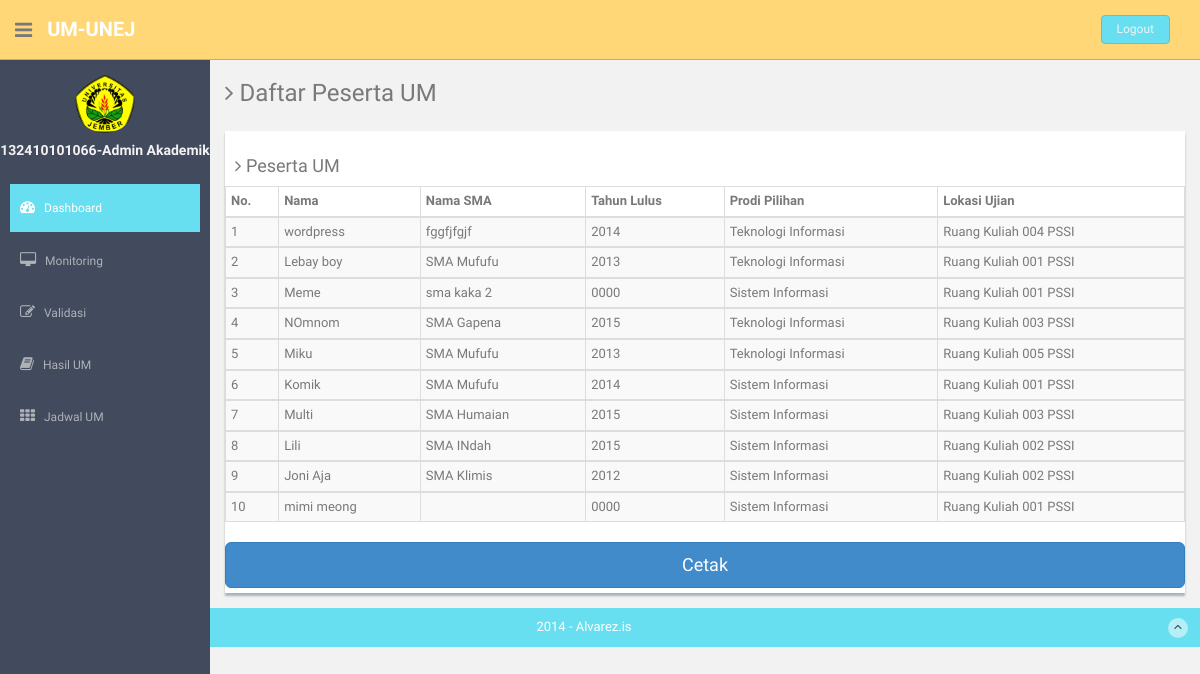
The page /index.php?tabelpeserta (signed in) on the database its author committed.
### tables this page shows
CREATE TABLE IF NOT EXISTS `tb_peserta_um` (
  `id_peserta` varchar(13) NOT NULL,
  `password` varchar(8) NOT NULL,
  `nama_peserta` varchar(20) NOT NULL,
  `jenis_kelamin` varchar(1) DEFAULT NULL,
  `Tanggal_Lahir` date NOT NULL,
  `Tempat_Lahir` varchar(15) NOT NULL,
  `alamat_tinggal` varchar(25) NOT NULL,
  `Nama_Ayah` varchar(20) NOT NULL,
  `Nama_Ibu` varchar(20) NOT NULL,
  `id_pekerjaan` varchar(3) DEFAULT NULL,
  `nama_sma_smk` varchar(30) NOT NULL,
  `id_jurusan_sma` varchar(1) DEFAULT NULL,
  `tahun_lulus` year(4) NOT NULL,
  `rata_rata_nilai_un` float NOT NULL,
  `id_prodi_pilihan` varchar(4) DEFAULT NULL,
  `id_lokasi` varchar(5) NOT NULL,
  `nilai_um_tkd` float NOT NULL,
  `nilai_um_bahasa` float NOT NULL,
  `nilai_um_mipa` float NOT NULL,
  `nilai_total` int(3) NOT NULL,
  `id_editable` int(11) NOT NULL,
  `status_lulus` varchar(1) NOT NULL,
  `validasi_data_mhs` int(1) NOT NULL,
  `id_ukt_mahasiswa` varchar(1) DEFAULT NULL,
  `ver_ukt_kmhs` int(1) NOT NULL,
  `ver_ukt_skr1` int(1) NOT NULL,
  `ver_ukt_dekan` int(1) NOT NULL,
  `verifikasi_data_mhs` int(1) NOT NULL,
  PRIMARY KEY (`id_peserta`),
  KEY `id_jenis_kelamin` (`jenis_kelamin`),
  KEY `jurusan_sma` (`id_jurusan_sma`,`id_prodi_pilihan`),
  KEY `id_ukt_mahasiswa` (`id_ukt_mahasiswa`),
  KEY `id_lokasi` (`id_lokasi`),
  KEY `id_pekerjaan` (`id_pekerjaan`),
  KEY `id_jurusan_sma` (`id_jurusan_sma`),
  KEY `id_prodi_pilihan` (`id_prodi_pilihan`)
);

CREATE TABLE IF NOT EXISTS `tb_prodi` (
  `id_prodi` varchar(4) NOT NULL,
  `nama_prodi` varchar(30) NOT NULL,
  `batas_nilai_minimal` int(3) NOT NULL,
  `kuota_maksimal` int(4) NOT NULL,
  `id_fakultas` varchar(2) NOT NULL,
  PRIMARY KEY (`id_prodi`),
  KEY `id_fakultas` (`id_fakultas`)
);

CREATE TABLE IF NOT EXISTS `tb_lokasi_ujian_um` (
  `id_lokasi` varchar(5) NOT NULL,
  `nama_lokasi` varchar(30) NOT NULL,
  `kapasitas` int(2) NOT NULL,
  `terisi` int(2) NOT NULL,
  PRIMARY KEY (`id_lokasi`)
);

### controller/controller.php (called while the page is built, shortened)
<?php
	include "model/model.php";
	class controller{
		public $model;
		function __construct(){
			$this->model = new model();
		}
function viewPeserta(){
			  $profil = $this->model->getPeserta();
             include 'view/pesertaum.php';
	}
	}
?>

### model/model.php (called while the page is built, shortened)
 <?php
	class model{
		function getPeserta(){
			$sql = mysql_query("select * from tb_peserta_um mm
	join tb_prodi pd on mm.id_prodi_pilihan=pd.id_prodi
 join tb_jenis_kelamin kl on kl.id_jenis_kelamin= mm.jenis_kelamin
	 join tb_pekerjaan pk on pk.id_pekerjaan=mm.id_pekerjaan
	 join tb_jurusan_sma ma on mm.id_jurusan_sma=ma.id_jurusan_sma
	 join   tb_lokasi_ujian_um um on mm.id_lokasi=um.id_lokasi
	  ");
		$indeks=0;
			while($radata=mysql_fetch_array($sql)){
        $data [$indeks]["id"]=$radata["id_peserta"];
        $data [$indeks]["password"]=$radata["password"];
        $data [$indeks]["nama"]=$radata["nama_peserta"];
        $data [$indeks]["jenis_kelamin"]=$radata["jenis_kelamin"];
        $data [$indeks]["tanggal_lahir"]=$radata["Tanggal_Lahir"];
        $data [$indeks]["tempat_lahir"]=$radata["Tempat_Lahir"];
        $data [$indeks]["alamat"]=$radata["alamat_tinggal"];
        $data [$indeks]["nama_ayah"]=$radata["Nama_Ayah"];
        $data [$indeks]["nama_ibu"]=$radata["Nama_Ibu"];
        $data [$indeks]["pekerjaan"]=$radata["nama_pekerjaan"];
        $data [$indeks]["namasma"]=$radata["nama_sma_smk"];
        $data [$indeks]["jurusansma"]=$radata["jurusan_sma"];
        $data [$indeks]["tahunlulus"]=$radata["tahun_lulus"];
       $data [$indeks]["rataun"]=$radata["rata_rata_nilai_un"];
         $data [$indeks]["namaprodi"]=$radata["nama_prodi"];
        $data [$indeks]["namalokasi"]=$radata["nama_lokasi"];
$indeks=$indeks+1;
        }
        return $data;
        }
	}
?>

### view/pesertaum.php (the view, shortened to what this page needs)
<?php
$id=$_SESSION["idAdm"];
?>
<!DOCTYPE html>
<html lang="en">
  <head>
    <link href="assets/css/bootstrap.css" rel="stylesheet">
    <link href="assets/font-awesome/css/font-awesome.css" rel="stylesheet" />
    <link rel="stylesheet" type="text/css" href="assets/css/zabuto_calendar.css">
    <link rel="stylesheet" type="text/css" href="assets/js/gritter/css/jquery.gritter.css" />
    <link rel="stylesheet" type="text/css" href="assets/lineicons/style.css">
    <link href="assets/css/style.css" rel="stylesheet">
    <link href="assets/css/style-responsive.css" rel="stylesheet">
  </head>
  <body>
  <section id="container" >
      <header class="header black-bg">
              <div class="sidebar-toggle-box">
                  <div class="fa fa-bars tooltips" data-placement="right" data-original-title="Toggle Navigation"></div>
              </div>
            <a href="index.html" class="logo"><b>UM-UNEJ</b></a>
            <div class="top-menu">
              <ul class="nav pull-right top-menu">
                    <li><a class="logout" href="index.php?logout">Logout</a></li>
              </ul>
            </div>
        </header>
      <aside>
          <div id="sidebar"  class="nav-collapse ">
              <ul class="sidebar-menu" id="nav-accordion">
                  <p class="centered"><a href="index.php?AdmAkad"><img src="assets/img/ui-sam.jpg" class="img-circle" width="60"></a></p>
                  <h5 class="centered"> <?php echo  $id; ?>-Admin Akademik</h5>
                  <li class="mt">
                      <a class="active" href="index.php?AdmAkad">
                          <i class="fa fa-dashboard"></i>
                          <span>Dashboard</span>
                      </a>
                  </li>
                  <li class="sub-menu">
                      <a href="javascript:;" >
                          <i class="fa fa-desktop"></i>
                          <span>Monitoring</span>
                      </a>
                  </li>
                  <li class="sub-menu">
                      <a href="javascript:;" >
                          <i class="fa fa-edit"></i>
                          <span>Validasi</span>
                      </a>
                  </li>
                  <li class="sub-menu">
                      <a href="javascript:;" >
                          <i class="fa fa-book"></i>
                          <span>Hasil UM</span>
                      </a>
                  </li>
                  <li class="sub-menu">
                      <a href="javascript:;" >
                          <i class="fa fa-th"></i>
                          <span>Jadwal UM</span>
                      </a>
                  </li>
              </ul>
          </div>
      </aside>
      <section id="main-content">
          <section class="wrapper">
          	<h3><i class="fa fa-angle-right"></i> Daftar Peserta UM</h3>
		  		        <div class="row mt">
              <div class="col-lg-12">
                      <div class="content-panel">
              <h4><i class="fa fa-angle-right"></i> Peserta UM</h4>
                          <section id="no-more-tables">
                              <table class="table table-bordered table-striped table-condensed cf">
                                  <thead class="cf">
                              <tr>
                                  <th>No.</th>
                                  <th class="numeric" >Nama</th>
                                  <th class="numeric">Nama SMA</th>
                                  <th class="numeric">Tahun Lulus</th>
                                  <th class="numeric">Prodi Pilihan</th>
                                  <th class="numeric">Lokasi Ujian</th>
                                                             </tr>
                              </thead>
                                <?php
                                $indeks=1;
foreach ( $profil as $var ) {
?>                              <tbody>
                             <tr>
    <td class="numeric" data-title="ID"><?php echo $indeks; ?>&nbsp;</td>
    <td class="numeric" data-title="Nama"><?php echo $var['nama'];?></td>
    <td class="numeric" data-title="Password"><?php echo $var['namasma'];?>&nbsp;</td>
    <td class="numeric" data-title="Pekerjaan Orang tua"><?php echo $var['tahunlulus'];?></td>
    <td class="numeric" data-title="Prodi Pilihan"><?php echo $var['namaprodi'];?></td>
    <td class="numeric" data-title="Lokasi Ujian"><?php echo $var["namalokasi"];?>&nbsp;</td>
  </tr>
 <?php  $indeks=$indeks+1;
 } ?>
                              </tbody>
                          </table>
            <a class="btn btn-primary btn-lg btn-block"   href="index.php?cetakpeserta" name="create">Cetak</a>
                          </section>
                  </div>
               </div>
		  	</div>
 		</section><! --/wrapper -->
      </section>
      <footer class="site-footer">
          <div class="text-center">
              2014 - Alvarez.is
              <a href="pesertaum.php" class="go-top">
                  <i class="fa fa-angle-up"></i>
              </a>
          </div>
      </footer>
  </section>
  </body>
</html>

### assets/css/style.css (style rules this page uses)
body { color: #797979; background: #f2f2f2; font-family: 'Ruda', sans-serif; padding: 0px !important; margin: 0px !important; font-size:13px; }
ul li { list-style: none; }
a, a:hover, a:focus { text-decoration: none; outline: none; }
#container { width: 100%; height: 100%; }
.centered { text-align: center; }
.mt { margin-top: 25px; }
ul.top-menu > li > .logout { color: #f2f2f2; font-size: 12px; border-radius: 4px; -webkit-border-radius: 4px; border: 1px solid #64c3c2 !important; padding: 5px 15px; margin-right: 15px; background: #68dff0; margin-top: 15px; }
#sidebar { width: 210px; height: 100%; position: fixed; background: #424a5d; }
#sidebar h5 { color: #f2f2f2; font-weight: 700; }
#sidebar ul li { position: relative; }
ul.sidebar-menu , ul.sidebar-menu li ul.sub { margin: -2px 0 0; padding: 0; }
ul.sidebar-menu { margin-top: 75px; }
ul.sidebar-menu li { margin-bottom: 5px; margin-left:10px; margin-right:10px; }
ul.sidebar-menu li.sub-menu { line-height: 15px; }
ul.sidebar-menu li a span { display: inline-block; }
ul.sidebar-menu li a { color: #aeb2b7; text-decoration: none; display: block; padding: 15px 0 15px 10px; font-size: 12px; outline: none; -webkit-transition: all 0.3s ease; -moz-transition: all 0.3s ease; -o-transition: all 0.3s ease; -ms-transition: all 0.3s ease; transition: all 0.3s ease; }
ul.sidebar-menu li a.active, ul.sidebar-menu li a:hover, ul.sidebar-menu li a:focus { background: #68dff0; color: #fff; display: block; -webkit-transition: all 0.3s ease; -moz-transition: all 0.3s ease; -o-transition: all 0.3s ease; -ms-transition: all 0.3s ease; transition: all 0.3s ease; }
ul.sidebar-menu li a i { font-size: 15px; padding-right: 6px; }
ul.sidebar-menu li a.active i { color: #fff; }
#main-content { margin-left: 210px; }
.header, .footer { min-height: 60px; padding: 0 15px; }
.header { position: fixed; left: 0; right: 0; z-index: 1002; }
.black-bg { background: #ffd777; border-bottom: 1px solid #c9aa5f; }
.wrapper { display: inline-block; margin-top: 60px; padding-left: 15px; padding-right: 15px; padding-bottom: 15px; padding-top: 0px; width: 100%; }
a.logo { font-size: 20px; color: #ffffff; float: left; margin-top: 15px; text-transform: uppercase; }
a.logo b { font-weight: 900; }
#top_menu .nav > li, ul.top-menu > li { float: left; }
ul.top-menu > li > a { color: #666666; font-size: 16px; border-radius: 4px; -webkit-border-radius: 4px; border:1px solid #666666 !important; padding: 2px 6px; margin-right: 15px; }
.sidebar-toggle-box { float: left; padding-right: 15px; margin-top: 20px; }
.sidebar-toggle-box .fa-bars { cursor: pointer; display: inline-block; font-size: 20px; }
.content-panel { background: #ffffff; box-shadow: 0px 3px 2px #aab2bd; padding-top: 15px; padding-bottom: 5px; }
.content-panel h4 { margin-left: 10px; }
.site-footer { background: #68dff0; color: #fff; padding: 10px 0; }
.go-top { margin-right: 1%; float: right; background: rgba(255,255,255,.5); width: 20px; height: 20px; border-radius: 50%; -webkit-border-radius: 50%; }
.go-top i { color: #2A3542; }

### rows shown on the page
tb_peserta_um: nama_peserta "wordpress", nama_sma_smk "fggfjfgjf", tahun_lulus "2014", id_prodi_pilihan.nama_prodi "Teknologi Informasi", id_lokasi.nama_lokasi "Ruang Kuliah 004 PSSI"
tb_peserta_um: nama_peserta "Lebay boy", nama_sma_smk "SMA Mufufu", tahun_lulus "2013", id_prodi_pilihan.nama_prodi "Teknologi Informasi", id_lokasi.nama_lokasi "Ruang Kuliah 001 PSSI"
tb_peserta_um: nama_peserta "Meme", nama_sma_smk "sma kaka 2", tahun_lulus "0000", id_prodi_pilihan.nama_prodi "Sistem Informasi", id_lokasi.nama_lokasi "Ruang Kuliah 001 PSSI"
tb_peserta_um: nama_peserta "NOmnom", nama_sma_smk "SMA Gapena", tahun_lulus "2015", id_prodi_pilihan.nama_prodi "Teknologi Informasi", id_lokasi.nama_lokasi "Ruang Kuliah 003 PSSI"
tb_peserta_um: nama_peserta "Miku", nama_sma_smk "SMA Mufufu", tahun_lulus "2013", id_prodi_pilihan.nama_prodi "Teknologi Informasi", id_lokasi.nama_lokasi "Ruang Kuliah 005 PSSI"
tb_peserta_um: nama_peserta "Komik", nama_sma_smk "SMA Mufufu", tahun_lulus "2014", id_prodi_pilihan.nama_prodi "Sistem Informasi", id_lokasi.nama_lokasi "Ruang Kuliah 001 PSSI"
tb_peserta_um: nama_peserta "Multi", nama_sma_smk "SMA Humaian", tahun_lulus "2015", id_prodi_pilihan.nama_prodi "Sistem Informasi", id_lokasi.nama_lokasi "Ruang Kuliah 003 PSSI"
tb_peserta_um: nama_peserta "Lili", nama_sma_smk "SMA INdah", tahun_lulus "2015", id_prodi_pilihan.nama_prodi "Sistem Informasi", id_lokasi.nama_lokasi "Ruang Kuliah 002 PSSI"
tb_peserta_um: nama_peserta "Joni Aja", nama_sma_smk "SMA Klimis", tahun_lulus "2012", id_prodi_pilihan.nama_prodi "Sistem Informasi", id_lokasi.nama_lokasi "Ruang Kuliah 002 PSSI"
tb_peserta_um: nama_peserta "mimi meong", tahun_lulus "0000", id_prodi_pilihan.nama_prodi "Sistem Informasi", id_lokasi.nama_lokasi "Ruang Kuliah 001 PSSI"

### other values the page prints
$id "132410101066"
